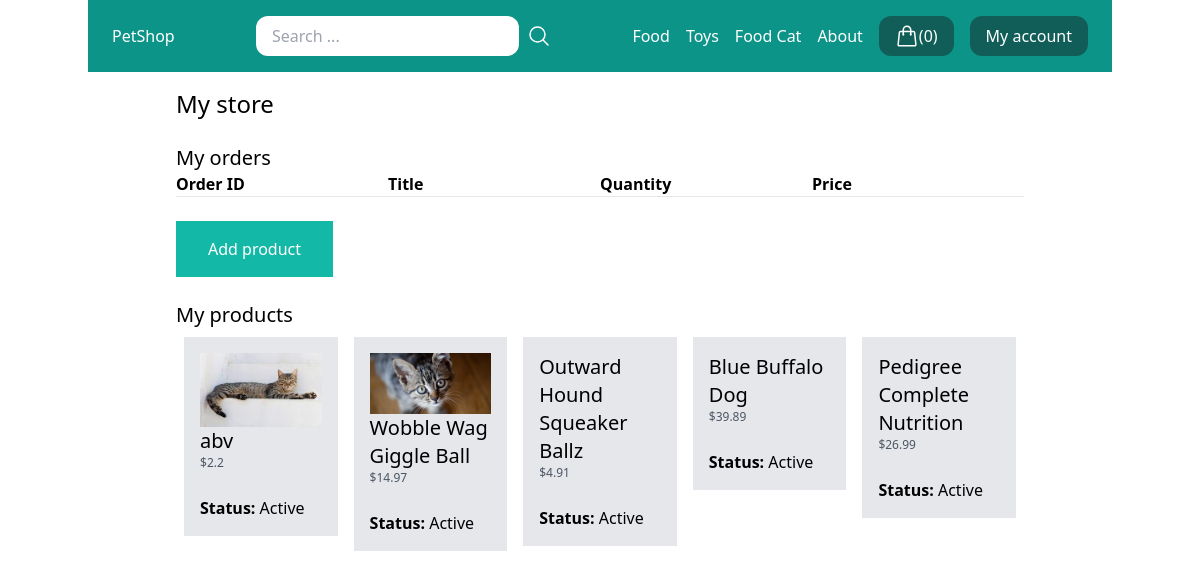
Page /my-store/ (signed in) on the earlier database version.
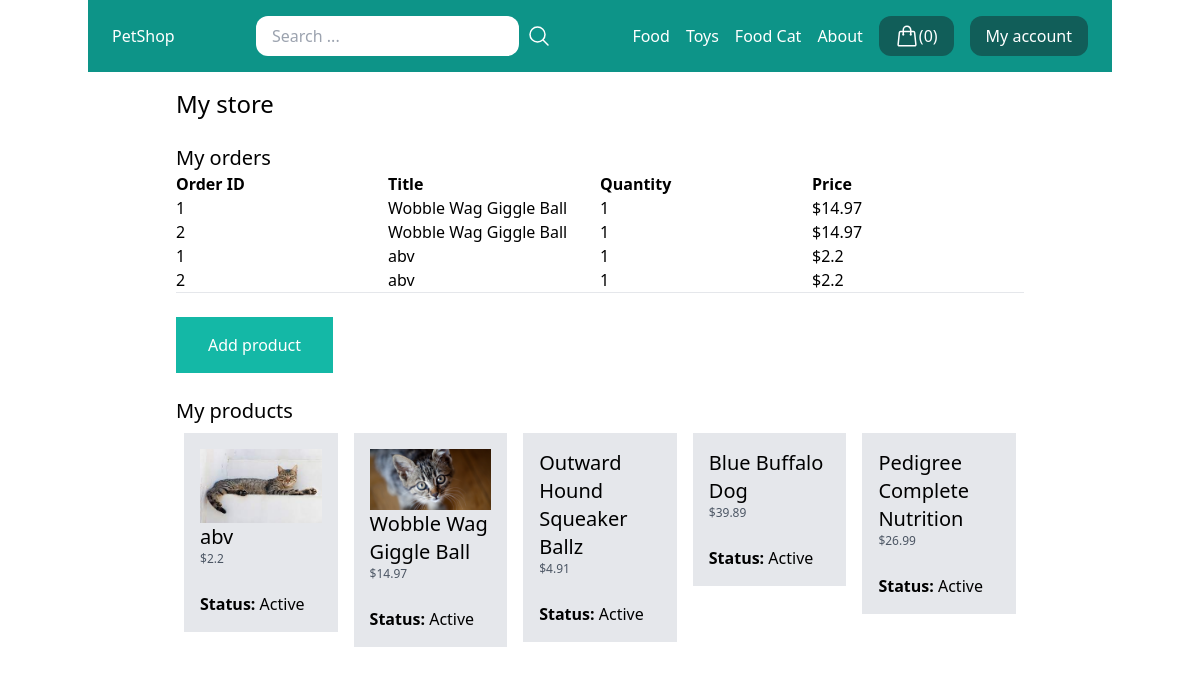
Same page on the later database version.
### store/models.py (models this page shows, shortened)
class Category(models.Model):
    title = models.CharField(max_length=50)
    slug = models.SlugField(max_length=50)
    class Meta:
        verbose_name_plural = 'Categories'

class Product(models.Model):
    DRAFT = 'draft'
    WAITING_APPROVAL = 'waitingapprpval'
    ACTIVE = 'active'
    DELETED = 'deleted'
    STATUS_CHOICES = (
        (DRAFT, 'Draft'),
        (WAITING_APPROVAL, 'Waiting approval'),
        (ACTIVE, 'Active'),
        (DELETED, 'Deleted'),
    )
    user = models.ForeignKey(User, related_name='products', on_delete=models.CASCADE)
    category = models.ForeignKey(Category, related_name='products', on_delete=models.CASCADE)
    title = models.CharField(max_length=100)
    slug = models.SlugField(max_length=100)
    description = models.TextField(blank=True)
    price = models.IntegerField()
    image = models.ImageField(upload_to='uploads/product_images/', blank=True, null=True)
    thumbnail = models.ImageField(upload_to='uploads/product_images/thumbnail', blank=True, null=True)
    create_at = models.DateTimeField(auto_now_add=True)
    updated_at = models.DateTimeField(auto_now=True)
    status = models.CharField(max_length=50, choices=STATUS_CHOICES, default=ACTIVE)
    class Meta:
        ordering = ('-create_at',)
    def get_display_price(self):
        return self.price / 100

class OrderItem(models.Model):
    order = models.ForeignKey(Order, related_name='items', on_delete=models.CASCADE)
    product = models.ForeignKey(Product, related_name='items', on_delete=models.CASCADE)
    price = models.IntegerField()
    quantity = models.IntegerField(default=1)
    def get_display_price(self):
        return self.price / 100

class Order(models.Model):
    first_name = models.CharField(max_length=255)
    last_name = models.CharField(max_length=255)
    address = models.CharField(max_length=350)
    zipcode = models.CharField(max_length=25)
    city = models.CharField(max_length=40)
    paid_amount = models.IntegerField(default=0)
    is_paid = models.BooleanField(default=False)
    merchant_id = models.CharField(max_length=255)
    create_by = models.ForeignKey(User, related_name='orders', on_delete=models.SET_NULL, null=True)
    create_at = models.DateTimeField(auto_now_add=True)

### userprofile/views.py (the view)
# urls.py: path('my-store/', views.my_store, name='my_store'),
@login_required
def my_store(request):
    products = request.user.products.exclude(status=Product.DELETED)
    order_items = OrderItem.objects.filter(product__user=request.user)
    return render(request, 'userprofile/my_store.html',{
        'products':products,
        'order_items':order_items
    })

### store/templatetags/menu.py (called while the page is built)
@register.inclusion_tag('core/menu.html')
def menu():
    categories = Category.objects.all()
    return {'categories':categories}

### userprofile/templates/userprofile/my_store.html (shortened to what this page needs)
{% extends 'core/base.html' %}
{% block content %}
    <h1 class="text-2xl">My store</h1>
    <h2 class="mt-6 text-xl">My orders</h2>
    <div class="flex flex-wrap">
        <div class="w-1/4">
            <strong>Order ID</strong>
        </div>
        <div class="w-1/4">
            <strong>Title</strong>
        </div>
        <div class="w-1/4">
            <strong>Quantity</strong>
        </div>
        <div class="w-1/4">
            <strong>Price</strong>
        </div>
    </div>
    {% for order_item in order_items %}
        <div class="flex flex-wrap">
            <div class="w-1/4">
                <a href="{% url 'my_store_order_detail' order_item.order.id %}">{{ order_item.order.id }}</a>
            </div>
            <div class="w-1/4">
                {{ order_item.product.title }}
            </div>
            <div class="w-1/4">
                {{ order_item.quantity }}
            </div>
            <div class="w-1/4">
                ${{ order_item.get_display_price }}
            </div>
        </div>
    {% endfor %}
    <hr>
    <a href="{% url 'add_product' %}" class="mt-6 inline-block py-4 px-8 bg-teal-500 text-white">Add product</a>
    <h2 class="mt-6 text-xl">My products</h2>
    {% if products %}
        <div class="flex flex-warp">
            {% for product in products %}
                <div class="product w-1/3 p-2">
                    <div class="p-4 bg-gray-200">
                        <a href="{% url 'edit_product' product.id %}">
                            {% if product.image %}
                                <div class="image">
                                    <img src="{{ product.image.url }}" alt="Image of {{ product.title }}">
                                </div>
                            {% endif %}
                            <h2 class="text-xl">{{ product.title }}</h2>
                            <p class="text-xs text-gray-600">${{ product.get_display_price }}</p>
                            <hr class="my-3">
                            <p><strong>Status:</strong> {{ product.get_status_display }}</p>
                        </a>
                    </div>
                </div>
            {% endfor %}
        </div>
    {% else %}
        <p class="mt-4 py-4 px-8 bg-gray-200">You dont have any products yet...</p>
    {% endif %}
{% endblock %}

### core/templates/core/base.html (shortened to what this page needs)
{% load menu %}
<!doctype html>
<html>
<head>
  <script src="https://cdn.tailwindcss.com"></script>
</head>
<body>
    <nav class="max-w-5xl mx-auto py-4 px-6 flex items-center justify-between bg-teal-600">
        <div class="logo">
            <a href="/" class="text-white">PetShop</a>
        </div>
        <div class="search">
            <form method="get" action="/search/" class="flex items-center space-x-2">
                <input type="search" name="query" placeholder="Search ..." class="py-2 px-4 rounded-xl">
                <button>
                    <svg xmlns="http://www.w3.org/2000/svg" fill="none" viewBox="0 0 24 24" stroke-width="1.5" stroke="currentColor" class="w-6 h-6 text-white">
                        <path stroke-linecap="round" stroke-linejoin="round" d="M21 21l-5.197-5.197m0 0A7.5 7.5 0 105.196 5.196a7.5 7.5 0 0010.607 10.607z" />
                    </svg>
                </button>
            </form>
        </div>
        <div class="menu flex space-x-4 items-center">
            {% menu %}
            <a href="{% url 'cart_view' %}" class="flex py-2 px-4 bg-teal-800 rounded-xl hover:bg-teal-900 text-white">
                ({{ cart|length }})</a>
            {% if request.user.is_authenticated %}
                <a href="{% url 'myaccount' %}" class="py-2 px-4 bg-teal-800 rounded-xl hover:bg-teal-900 text-white">My account</a>
            {% else %}
                <a href="{% url 'login' %}" class="text-white bg-teal-800">login or signup</a>
            {% endif %}
        </div>
    </nav>
    <div class="max-w-4xl mx-auto py-4 px-6">
        {% block content %}
        {% endblock %}
    </div>
</body>
</html>

### core/templates/core/menu.html
{% for category in categories %}
    <a href="{% url 'category_detail' category.slug %}" class="text-white">{{ category.title }}</a>
{% endfor %}
<a href="{% url 'about' %}" class="text-white">About</a>

Differences in the rows shown:
added OrderItem: order.id "1", product "Wobble Wag Giggle Ball", quantity "1", get_display_price "14.97"
added OrderItem: order.id "2", product "Wobble Wag Giggle Ball", quantity "1", get_display_price "14.97"
added OrderItem: order.id "1", product "abv", quantity "1", get_display_price "2.2"
added OrderItem: order.id "2", product "abv", quantity "1", get_display_price "2.2"
